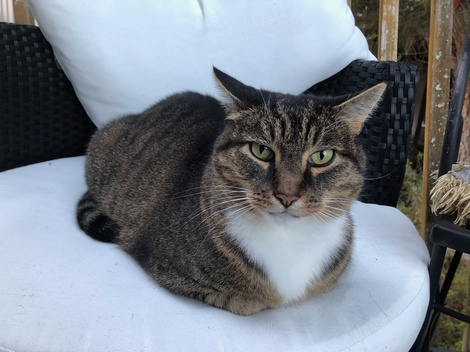
#> input picture images/cat.jpg, 470 x 352 px, shrunk from 1024 x 768 before the run
$ jupyter execute 10-Images.ipynb
#> lines starting #> are read from the running program, lines starting #| are printed output that depends on the picture
# Working with Images and OpenCV

## How are images represented?

* Pixels
* Channels
* Colorspace
* Encoding/Compression (when serialized)

## What is OpenCV?

> OpenCV (Open Source Computer Vision Library) is an open source computer vision and machine learning software library. OpenCV was built to provide a common infrastructure for computer vision applications and to accelerate the use of machine perception in the commercial products.

Key properties:
* BSD license
* 2500+ optimized algorithms
* 47,000+ users, 18 million+ downloads
* Large corporate users include Google, Yahoo, Microsoft, Intel, IBM, Sony, Honda, Toyota
* Support for C++, Python, Java, MATLAB and Windows/Linux/Android/MacOS

A few use cases:
* stitching streetview images together
* detecting intrusions in surveillance video
* monitoring mine equipment
* helping robots navigate and pick up objects
* detection of swimming pool drowning accidents in Europe
* interactive art
* checking runways for debris in Turkey
* inspecting labels on products in factories

We've seen how to create our own images from raw data using `matplotlib` but how can we work with images from other sources?

## Reading Images with OpenCV

[cell 1]
import numpy as np
import cv2 as cv
from matplotlib import pyplot as plt

img = cv.imread('images/cat.jpg')
#> img is the input picture: shape (352, 470, 3); mean B, G, R 135.3, 127.2, 120.6

Let's look at that image

[cell 2]
img

It's a NumPy array!

[cell 3]
type(img)

[cell 4]
img.shape
#> Out = (352, 470, 3)

## Showing Images in a Notebook

Sooner or later, we're going to want to look at our images. Since they are NumPy arrays, we can use `matplotlib` to render them as images, just like in our previous demo/exercises.

[cell 5]
plt.rcParams["figure.figsize"] = (15,10)

plt.imshow(img)

Something's a little off in this picture ...

If it's not clear there's a problem, open the raw images/cat.jpg in your browser and compare.

The problem is that OpenCV tensors have color channels in BGR format, but `imshow` expects RGB.

How can we fix this? There are lots of options...
1. we could swap around chunks of the image tensor with NumPy
2. we could adjust matplotlib to render color channels differently
3. we can ask OpenCV to re-encode our data to a different arrangement

__We'll try #3.__

[cell 6]
img2 = cv.cvtColor(img, cv.COLOR_BGR2RGB)

plt.imshow(img2)

Much better! How about grayscale?

[cell 7]
img3 = cv.cvtColor(img2, cv.COLOR_RGB2GRAY)
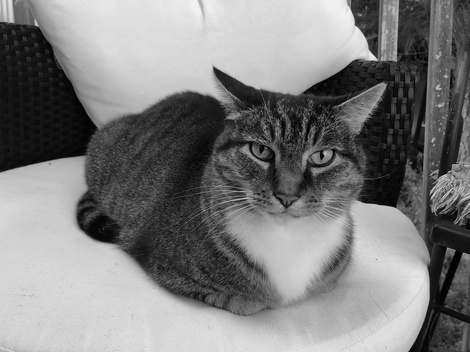
#> img3: shape (352, 470); min 0, max 245, mean 126.1

plt.imshow(img3, cmap='gray')

[cell 8]
plt.imshow(img2[:,:,1], cmap='Greens')
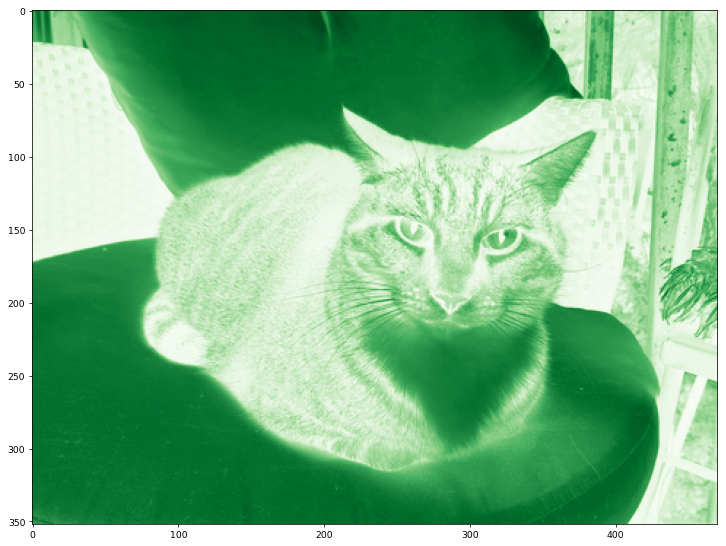
#> figure drawn by matplotlib, 1 panel

[cell 9]
img2.shape # recall the axis order is HEIGHT (ROWS), WIDTH (COLUMNS), CHANNEL (COLOR PLANES)
#> Out = (352, 470, 3)

## Lab: Image manipulation and steganography

Steganography is hiding messages inside of an image. In this lab, we'll hide an "important" map inside the image of a pumpkin.

The map image is here

[cell 10]
p = cv.imread('images/persepolis.png')
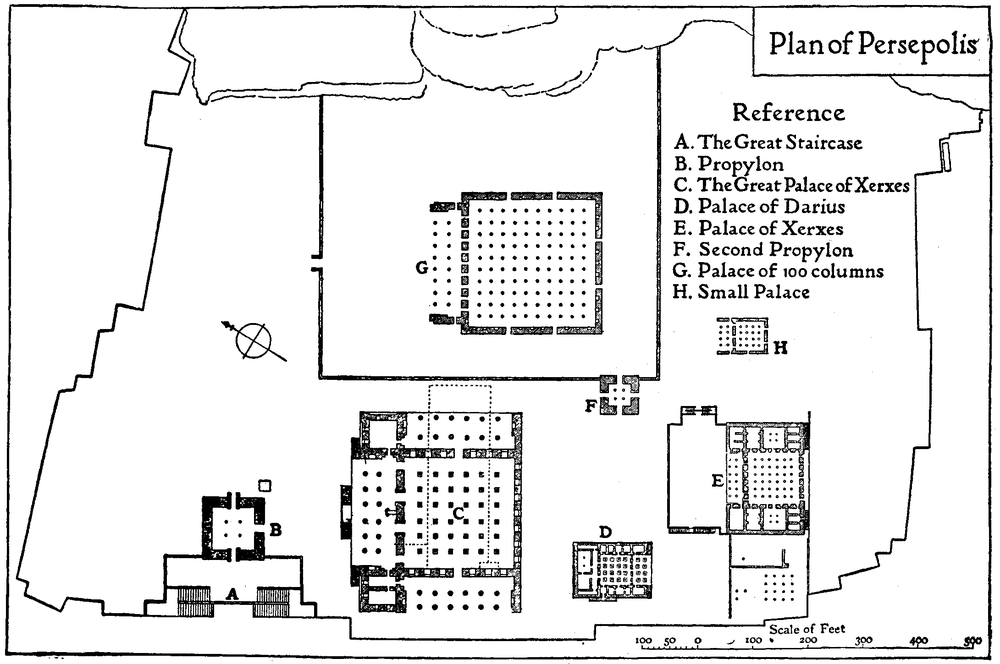
#> input picture images/persepolis.png, 1000 x 664 px, shrunk from 2181 x 1449 before the run
#> p is the input picture: shape (664, 1000, 3); min 0, max 255, mean 233.2
plt.imshow(p, cmap='gray')

And the pumpkin is here

[cell 11]
pumpkin = cv.imread('images/pumpkin.jpg')
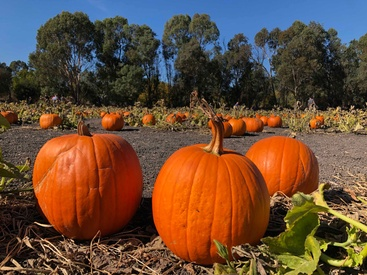
#> input picture images/pumpkin.jpg, 367 x 275 px, shrunk from 800 x 600 before the run
#> pumpkin is the input picture: shape (275, 367, 3); mean B, G, R 55.8, 75.2, 104.1
pumpkin = cv.cvtColor(pumpkin, cv.COLOR_BGR2RGB)
plt.imshow(pumpkin)

#### Lab Plan

Encode:
1. Ensure the map image is pure black and white
2. Ensure the pumpkin image is large enough to "hide" the map image
3. Choose one color channel in the pumpkin image, and adjust all the intensity values to even numbers
4. Where the map image is white, add +1 to the selected channel in the pumpkin image.
5. Render the adjusted pumpkin image, to ensure that the changes are not visible
6. Save the image (pumpkin with hidden map). Make sure to choose a format that is not lossy, since we'll need to recover our small manipulations later.

Decode:
1. Load the image
2. Extract the color channel with the hidden info, and make a bitmap where odd pixel values are white, others are black
3. Render that channel, and you should find the map!

How can we make see if the map is truly black/white (and not grayscale)?

NumPy can show is a histogram which corresponds here to grayscale levels

[cell 12]
np.histogram(p)
#> Out = ([96711, 22476, 21288, 15453, 15486, 15570, 15759, 15480, 18480, 1755297], [0, 25.5, 51, 76.5, 102, 127.5, 153, 178.5, 204, 229.5, 255])

If the image were not pure B/W, we could apply a thresholding operation to fix it. But it looks like we're ok.

Recall the pumpkin image shape is

[cell 13]
pumpkin.shape
#> Out = (275, 367, 3)

and the map shape is

[cell 14]
p.shape
#> Out = (664, 1000, 3)
